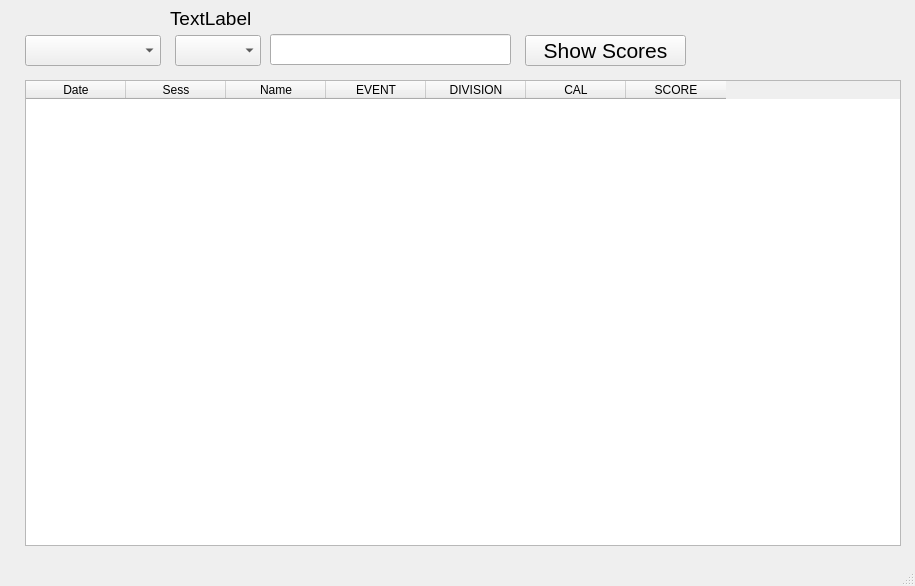
<?xml version="1.0" encoding="UTF-8"?>
<ui version="4.0">
 <class>ScoresByShooter</class>
 <widget class="QMainWindow" name="ScoresByShooter">
  <property name="windowModality">
   <enum>Qt::NonModal</enum>
  </property>
  <property name="geometry">
   <rect>
    <x>0</x>
    <y>0</y>
    <width>915</width>
    <height>586</height>
   </rect>
  </property>
  <property name="windowTitle">
   <string>View Scores By Shooter</string>
  </property>
  <widget class="QWidget" name="centralwidget">
   <widget class="QComboBox" name="comboSBSDate">
    <property name="geometry">
     <rect>
      <x>25</x>
      <y>35</y>
      <width>136</width>
      <height>31</height>
     </rect>
    </property>
    <property name="font">
     <font>
      <pointsize>14</pointsize>
     </font>
    </property>
   </widget>
   <widget class="QPushButton" name="ButtShowScores">
    <property name="geometry">
     <rect>
      <x>525</x>
      <y>35</y>
      <width>161</width>
      <height>31</height>
     </rect>
    </property>
    <property name="font">
     <font>
      <pointsize>16</pointsize>
     </font>
    </property>
    <property name="text">
     <string>Show Scores</string>
    </property>
   </widget>
   <widget class="QWidget" name="verticalLayoutWidget">
    <property name="geometry">
     <rect>
      <x>25</x>
      <y>80</y>
      <width>876</width>
      <height>466</height>
     </rect>
    </property>
    <layout class="QVBoxLayout" name="verticalLayout">
     <item>
      <widget class="QTableWidget" name="tblScores">
       <column>
        <property name="text">
         <string>Date</string>
        </property>
       </column>
       <column>
        <property name="text">
         <string>Sess</string>
        </property>
       </column>
       <column>
        <property name="text">
         <string>Name</string>
        </property>
       </column>
       <column>
        <property name="text">
         <string>EVENT</string>
        </property>
       </column>
       <column>
        <property name="text">
         <string>DIVISION</string>
        </property>
       </column>
       <column>
        <property name="text">
         <string>CAL</string>
        </property>
       </column>
       <column>
        <property name="text">
         <string>SCORE</string>
        </property>
       </column>
      </widget>
     </item>
    </layout>
   </widget>
   <widget class="QLabel" name="lblSession">
    <property name="geometry">
     <rect>
      <x>170</x>
      <y>5</y>
      <width>516</width>
      <height>26</height>
     </rect>
    </property>
    <property name="font">
     <font>
      <pointsize>14</pointsize>
     </font>
    </property>
    <property name="text">
     <string>TextLabel</string>
    </property>
   </widget>
   <widget class="QLineEdit" name="lnShooter">
    <property name="geometry">
     <rect>
      <x>270</x>
      <y>34</y>
      <width>241</width>
      <height>31</height>
     </rect>
    </property>
    <property name="font">
     <font>
      <pointsize>14</pointsize>
     </font>
    </property>
   </widget>
   <widget class="QComboBox" name="comboSession">
    <property name="geometry">
     <rect>
      <x>175</x>
      <y>35</y>
      <width>86</width>
      <height>31</height>
     </rect>
    </property>
   </widget>
  </widget>
  <widget class="QMenuBar" name="menubar">
   <property name="geometry">
    <rect>
     <x>0</x>
     <y>0</y>
     <width>915</width>
     <height>22</height>
    </rect>
   </property>
  </widget>
  <widget class="QStatusBar" name="statusbar"/>
 </widget>
 <resources/>
 <connections/>
</ui>
